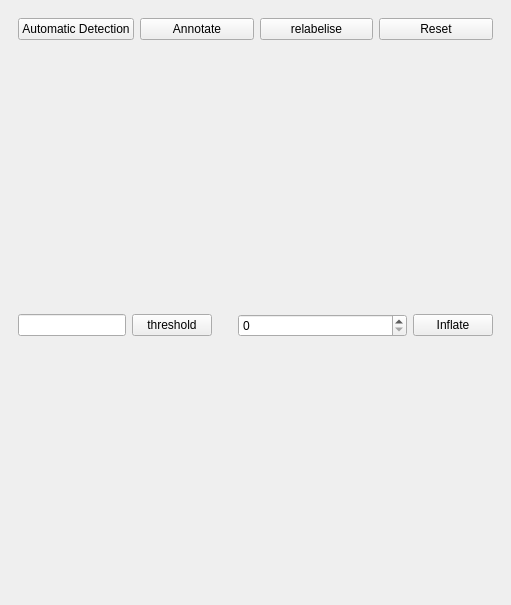
<?xml version="1.0" encoding="UTF-8"?>
<ui version="4.0">
 <class>detectionDockWidget</class>
 <widget class="QDockWidget" name="detectionDockWidget">
  <property name="geometry">
   <rect>
    <x>0</x>
    <y>0</y>
    <width>511</width>
    <height>605</height>
   </rect>
  </property>
  <property name="windowTitle">
   <string>DockWidget</string>
  </property>
  <widget class="QWidget" name="dockWidgetContents">
   <layout class="QVBoxLayout" name="verticalLayout">
    <item>
     <widget class="QWidget" name="widget_2" native="true">
      <layout class="QHBoxLayout" name="horizontalLayout_2">
       <item>
        <widget class="QPushButton" name="detectionButton">
         <property name="text">
          <string>Automatic Detection</string>
         </property>
        </widget>
       </item>
       <item>
        <widget class="QPushButton" name="annotateButton">
         <property name="text">
          <string>Annotate</string>
         </property>
        </widget>
       </item>
       <item>
        <widget class="QPushButton" name="relabeliseButton">
         <property name="text">
          <string>relabelise</string>
         </property>
        </widget>
       </item>
       <item>
        <widget class="QPushButton" name="resetButton">
         <property name="text">
          <string>Reset</string>
         </property>
        </widget>
       </item>
      </layout>
     </widget>
    </item>
    <item>
     <widget class="QWidget" name="widget" native="true">
      <layout class="QVBoxLayout" name="verticalLayout_2">
       <item>
        <layout class="QHBoxLayout" name="horizontalLayout">
         <item>
          <widget class="QLineEdit" name="thresholdEdit"/>
         </item>
         <item>
          <widget class="QPushButton" name="thresholdButton">
           <property name="text">
            <string>threshold</string>
           </property>
          </widget>
         </item>
         <item>
          <spacer name="verticalSpacer">
           <property name="orientation">
            <enum>Qt::Vertical</enum>
           </property>
           <property name="sizeHint" stdset="0">
            <size>
             <width>20</width>
             <height>40</height>
            </size>
           </property>
          </spacer>
         </item>
         <item>
          <widget class="QSpinBox" name="fatteningSpinBox">
           <property name="sizePolicy">
            <sizepolicy hsizetype="Minimum" vsizetype="Fixed">
             <horstretch>1</horstretch>
             <verstretch>0</verstretch>
            </sizepolicy>
           </property>
          </widget>
         </item>
         <item>
          <widget class="QPushButton" name="inflateButton">
           <property name="text">
            <string>Inflate</string>
           </property>
          </widget>
         </item>
        </layout>
       </item>
      </layout>
     </widget>
    </item>
   </layout>
  </widget>
 </widget>
 <resources/>
 <connections/>
</ui>
